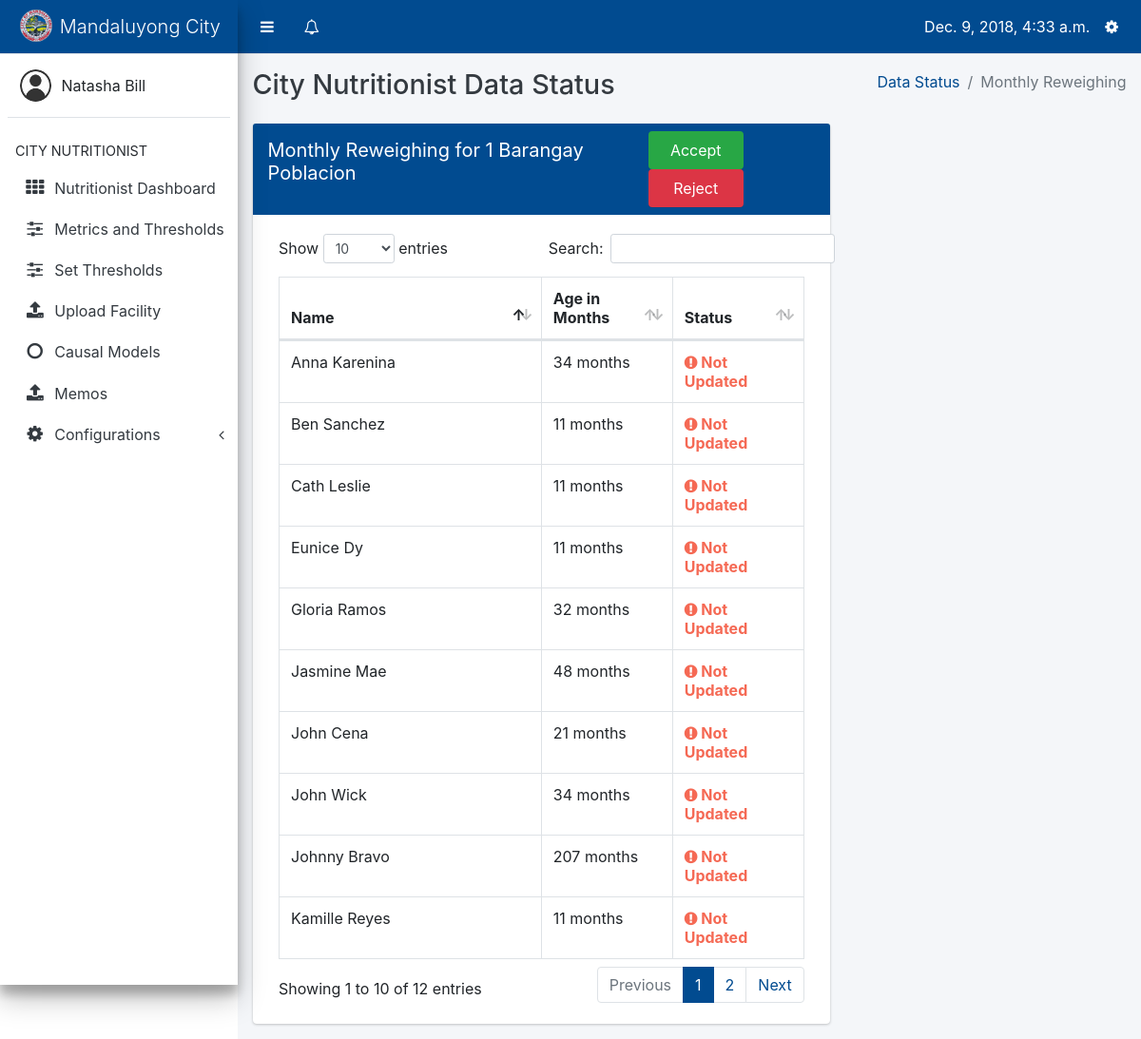
The page /data-input/nutritionist/data_status/1/reweighing (signed in) on the database its author committed.
### core/models.py (models this page shows, shortened)
class Profile(models.Model):
    user = models.OneToOneField(User, on_delete=models.CASCADE, related_name='profile')
    barangay = models.ForeignKey(Barangay, on_delete=models.CASCADE, null=True, blank=True)
    USER_TYPES = (
        ('Barangay Nutrition Scholar', 'Barangay Nutrition Scholar'),
        ('Nutritionist', 'Nutritionist'),
        ('Nutrition Program Coordinator', 'Nutrition Program Coordinator')
    )
    user_type = models.CharField(max_length=40, choices=USER_TYPES)

### datainput/models.py (models this page shows, shortened)
class Barangay(models.Model):
    name = models.CharField(max_length=100)
    def __str__(self):
        return str(self.id) + " " + self.name

class Patient(models.Model):
    name = models.CharField(max_length=100)
    date_of_birth = models.DateField()
    barangay = models.ForeignKey(Barangay, on_delete=models.CASCADE)
    sex = models.ForeignKey(Sex, on_delete=models.DO_NOTHING)
    date_created = models.DateTimeField(default=datetime.now)
    @property
    def get_age(self):
        months = dt.datetime.now().date() - self.date_of_birth
        age_months = months.days * 0.0328767
        return int(age_months)
    @property
    def get_reweighing_status(self):
        try:
            x = MonthlyReweighing.objects.get(patient__name=self.name, date__month=datetime.now().month)
        except MonthlyReweighing.DoesNotExist:
            return 'Not yet updated'
        return 'Updated'

### datainput/views.py (the view)
# urls.py: path('nutritionist/data_status/<int:id>/reweighing', views.view_reweighing, name='view_reweighing'),
@login_required
def view_reweighing(request, id):
    barangay = Barangay.objects.get(id=id)
    opt = OperationTimbang.objects.filter(barangay=barangay, date__year=datetime.now().year)
    patients = Patient.objects.filter(barangay=barangay)
    profile = Profile.objects.get(user=request.user)
    context = {
        'profile': profile,
        'active': 'ds',
        'patients': patients,
        'has_opt': len(opt) > 0,
        'barangay': barangay
    }
    return render(request, 'datainput/view_reweighing.html', context)

### core/context_processors.py (called while the page is built)
def get_user_type(request):
    if request.user.is_anonymous:
        return {
            'user_type': None
        }
    return {
        'user_type': Profile.objects.get(user=request.user).user_type
    }

def get_notifications(request):
    if not request.user.is_anonymous:
        notifications = Notification.objects.filter(profile_to=Profile.objects.get(user=request.user)).order_by('-date')
        return {
            'notifications': notifications
        }
    return {
        'notifications': None
    }

def get_unread_notifications(request):
    if not request.user.is_anonymous:
        unread_count = Notification.objects.filter(profile_to=Profile.objects.get(user=request.user), is_read=False)
        return {
            'unread_count': unread_count.count()
        }
    return {
        'unread_count': None
    }

def today(request):
    return {
        'today': datetime.now()
    }

def year_now(request):
    return {
        'year_present': datetime.now().year
    }

def profile(request):
    if request.user.is_anonymous:
        return {
            'profile': None
        }
    return {
        'profile': Profile.objects.get(user=request.user)
    }

### datainput/templates/datainput/view_reweighing.html (shortened to what this page needs)
{% extends 'core/nutritionist-layout.html' %}
{% block content %}
<div class="content-wrapper" style="min-height: 620px; height: auto; margin-top: 57px;">
    <div class="content-header">
        <div class="container-fluid">
            <div class="row mb-2">
                <div class="col-sm-6">
                    <h1 class="m-0 text-dark">City Nutritionist Data Status</h1>
                </div>
                <div class="col-sm-6">
                    <ol class="breadcrumb float-sm-right">
                        <li class="breadcrumb-item"><a href="{% url 'datainput:data_status_index' %}">Data Status</a></li>
                        <li class="breadcrumb-item active">Monthly Reweighing</li>
                    </ol>
                </div>
            </div>
        </div>
    </div>
    <section class="content">
        <div class="container-fluid">
            <div class="row">
                <div class="col-8">
                    <div class="card card-primary">
                        <div class="card-header d-flex p-0">
                        <h3 class="card-title p-3">Monthly Reweighing for {{ barangay }}</h3>
                        <ul class="nav nav-pills ml-auto p-2">
                            {% if barangay.has_validated_reweighing %}
                            <h3 class="card-title p-2" style="margin-right: 10px; font-weight: bold; color:#00a65a;"><i class="fa fa-check-circle"></i> Approved</h3>
                            {% else %}
                            <li class="nav-item">
                                <a class="nav-link btn-success" style="margin-right: 10px; width: 100px; text-align: center;" href="{% url 'datainput:accept_reweighing' barangay.id %}">Accept</a>
                            </li>
                            <li class="nav-item">
                                <a class="nav-link btn-danger" style="width: 100px; text-align: center;" href="{% url 'datainput:reject_reweighing' barangay.id %}">Reject</a>
                            </li>
                            {% endif %}
                        </ul>
                        </div>
                        <div class="card-body">
                            {% if not has_opt %}
                            OPT for this year is not found
                            {% else %}
                            <table id="reweighing_overview" class="table table-bordered table-hover dataTable">
                                <thead>
                                    <tr>
                                        <th style="width: 50%">Name</th>
                                        <th style="width: 25%">Age in Months</th>
                                        <th style="width: 25%">Status</th>
                                    </tr>
                                </thead>
                                <tbody>
                                    {% for patient in patients %}
                                    <tr class="clickable-row" data-href="{% url 'datainput:patient_overview' patient.id %}" style="cursor: pointer;">
                                        <td>{{ patient.name }}</td>
                                        <td>{{ patient.get_age }} months</td>
                                        {% if patient.get_reweighing_status == 'Updated' %}
                                        <td style="color: #00a65a; font-weight: bold;">
                                            <i class="fa fa-check-circle"></i> Updated
                                        </td>
                                        {% else %}
                                        <td style="color: #f56954; font-weight: bold;">
                                            <i class="fa fa-exclamation-circle"></i> Not Updated
                                        </td>
                                        {% endif %}
                                    </tr>
                                    {% endfor %}
                                </tbody>
                            </table>
                            {% endif %}
                        </div>
                    </div>
                </div>
            </div>
        </div>
    </section>
</div>
{% endblock %}

### core/templates/core/nutritionist-layout.html (shortened to what this page needs)
{% load static %}
<html>
    <head>
        <link rel="stylesheet" type="text/css" href="{% static 'core/plugins/bootstrap/css/bootstrap.css' %}">
        <link rel="stylesheet" type="text/css" href="{% static 'core/plugins/css/adminlte.css' %}">
        <link rel="stylesheet" type="text/css" href="{% static 'core/plugins/datatables/dataTables.bootstrap4.css' %}">
        <link rel="stylesheet" type="text/css" href="{% static 'core/plugins/font-awesome/css/font-awesome.css' %}">
        <link rel="stylesheet" type="text/css" href="{% static 'core/plugins/select2/select2.css' %}">
    </head>
    <body class="sidebar-mini" style="padding-right: 0 !important;">
        <div class="wrapper">
            <nav class="main-header navbar navbar-expand border-bottom navbar-light bg-primary" style="position: fixed; right: 0; left: 0;">
                <ul class="navbar-nav">
                    <li class="nav-item">
                        <a class="nav-link" data-widget="pushmenu" href="#" style="padding-top: 12px;"><i class="fa fa-bars"></i></a>
                    </li>
                    <li class="nav-item dropdown">
                        <a class="nav-link" data-toggle="dropdown" href="#" aria-expanded="false" style="padding-top: 12px;">
                            <i class="fa fa-bell-o"></i>
                        </a>
                    </li>
                </ul>
                <ul class="navbar-nav ml-auto">
                    <li class="nav-item mt-2">
                        {{ today }}
                    </li>
                    <li class="nav-item dropdown">
                        <a class="nav-link" data-toggle="dropdown" href="#" aria-expanded="true" style="padding-top: 12px;">
                            <i class="fa fa-cog"></i>
                        </a>
                    </li>
                </ul>
            </nav>
            <aside class="main-sidebar elevation-4 sidebar-light-primary" style="min-height: 620px;">
                <div class="brand-link bg-primary">
                    <img src="{% static 'core/images/com.png' %}" class="brand-image img-circle" style="opacity: .8">
                    <span class="brand-text font-weight-light">Mandaluyong City</span>
                </div>
                <div class="sidebar">
                    <div class="user-panel mt-3 pb-3 mb-3 d-flex">
                        <div class="image">
                            <img src="{% static 'core/images/usr.png' %}" class="img-circle" alt="User Image">
                        </div>
                        <div class="info">
                            <div class="d-block">{{ profile.user.first_name }} {{ profile.user.last_name }}</div>
                        </div>
                    </div>
                    <nav class="mt-2">
                        <ul class="nav nav-pills nav-sidebar flex-column" data-widget="treeview" role="menu" data-accordion="false">
                            <li class="nav-header">CITY NUTRITIONIST</li>
                            <li class="nav-item">
                                <a href="{% url 'core:nutritionist' %}" class="nav-link {% if active == 'db' %}active{% endif %}">
                                    <i class="nav-icon fa fa-th"></i>
                                    <p>Nutritionist Dashboard</p>
                                </a>
                                </li>
                            <li class="nav-item">
                                <a href="{% url 'datapreprocessing:index' %}" class="nav-link {% if active == 'mt' %}active{% endif %}">
                                    <i class="nav-icon fa fa-sliders"></i>
                                    <p>Metrics and Thresholds</p>
                                </a>
                            </li>
                            <li class="nav-item">
                                <a href="{% url 'datapreprocessing:set_thresholds' %}" class="nav-link {% if active == 'st' %}active{% endif %}">
                                    <i class="nav-icon fa fa-sliders"></i>
                                    <p>Set Thresholds</p>
                                </a>
                            </li>
                            <li class="nav-item">
                                <a href="{% url 'datainput:nutritionist_upload' %}" class="nav-link {% if active == 'du' %}active{% endif %}">
                                    <i class="nav-icon fa fa-upload"></i>
                                    <p>Upload Facility</p>
                                </a>
                                </li>
                            <li class="nav-item">
                                <a href="{% url 'causalmodel:index' 2018 %}" class="nav-link {% if active == 'cm' %}active{% endif %}">
                                    <i class="nav-icon fa fa-circle-o"></i>
                                    <p>Causal Models</p>
                                </a>
                            </li>
                            <li class="nav-item">
                                <a href="{% url 'core:memos' %}" class="nav-link {% if active == 'mm' %}active{% endif %}">
                                    <i class="nav-icon fa fa-upload"></i>
                                    <p>Memos</p>
                                </a>
                            </li>
                             <li class="nav-item has-treeview {% if active == 'arc' %}menu-open{% endif %}">
                            <a href="#" class="nav-link {% if active == 'arc' %}active{% endif %}">
                              <i class="nav-icon fa fa-cog"></i>
                              <p>
                                Configurations
                                <i class="right fa fa-angle-left"></i>
                              </p>
                            </a>
                            </li>
                        </ul>
                    </nav>
                </div>
            </aside>
            {% block content %}
            {% endblock %}
        </div>
    </body>
</html>

### rows shown on the page
Profile: user.first_name "Natasha", user.last_name "Bill"
Barangay: id+name "1 Barangay Poblacion"
Patient: name "Gloria Ramos", get_age "32", shows "Not Updated"
Patient: name "John Wick", get_age "34", shows "Not Updated"
Patient: name "John Cena", get_age "21", shows "Not Updated"
Patient: name "Ben Sanchez", get_age "11", shows "Not Updated"
Patient: name "Jasmine Mae", get_age "48", shows "Not Updated"
Patient: name "Kamille Reyes", get_age "11", shows "Not Updated"
Patient: name "Johnny Bravo", get_age "207", shows "Not Updated"
Patient: name "Anna Karenina", get_age "34", shows "Not Updated"
Patient: name "Cath Leslie", get_age "11", shows "Not Updated"
Patient: name "Eunice Dy", get_age "11", shows "Not Updated"
